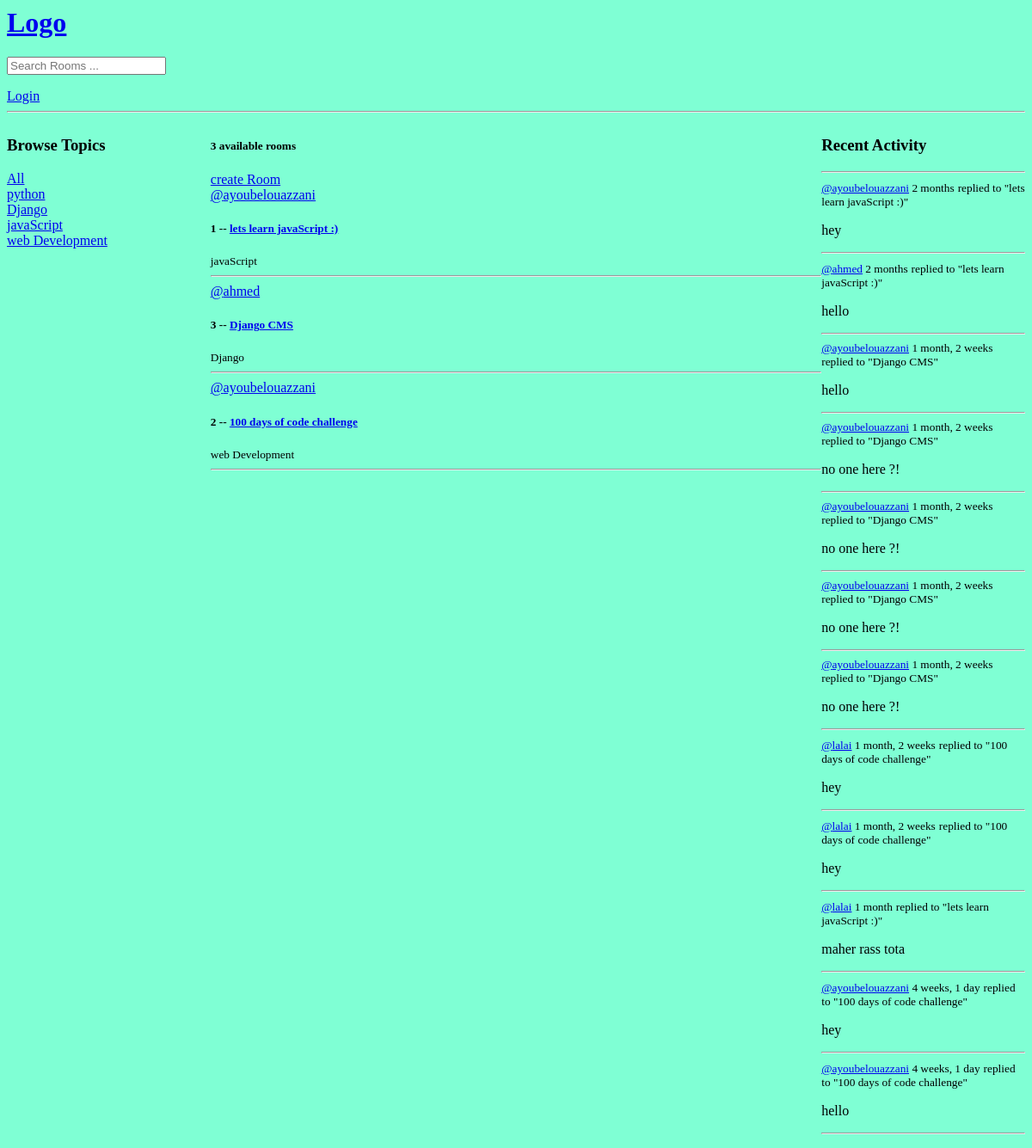
Before: / with the older database file.
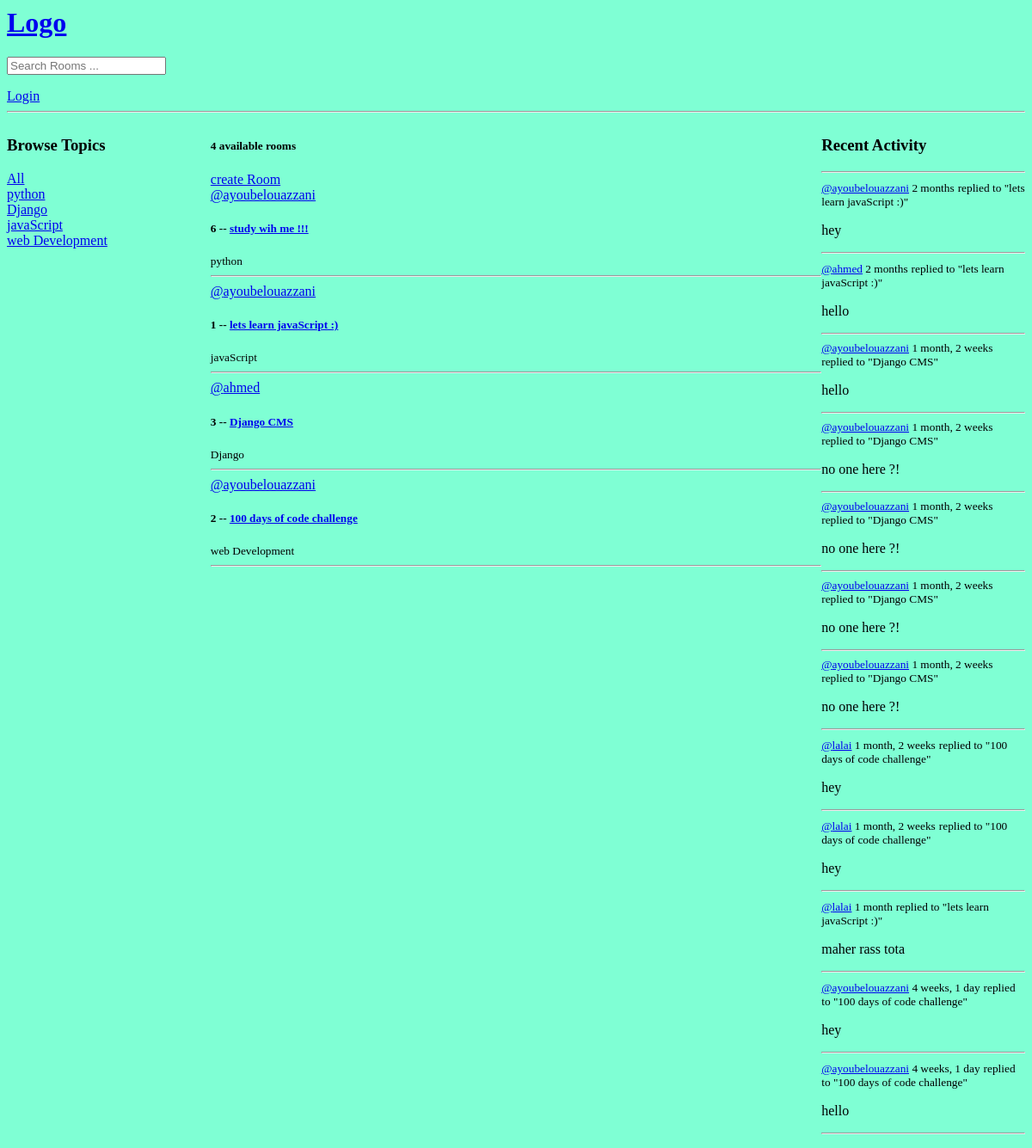
After: the same page with the newer database file.
### base/models.py (models this page shows, shortened)
class Topic (models.Model):
    name = models.CharField(max_length=200)

class Room(models.Model):
    host =models.ForeignKey(User,on_delete=models.SET_NULL,null=True)
    topic = models.ForeignKey(Topic,on_delete=models.SET_NULL,null=True)
    name= models.CharField(max_length=200)
    description = models.TextField(null=True,blank=True)
    participants = models.ManyToManyField(User, related_name='participants',blank=True)
    updated = models.DateTimeField(auto_now=True)
    created = models.DateTimeField(auto_now_add=True)
    class Meta:
        ordering = ['-updated','-created']
    def __str__(self):
        return self.name

class Message(models.Model):
    user = models.ForeignKey(User,on_delete=models.CASCADE)
    room = models.ForeignKey(Room, on_delete=models.CASCADE)
    body = models.TextField()
    updated=models.DateTimeField(auto_now=True)
    created=models.DateTimeField(auto_now_add=True)
    def __str__(self):
        return self.body[0:50]

### base/views.py (the view)
# urls.py: path('',views.home,name='home'),
def home(request):
    q=request.GET.get('q') if request.GET.get('q') != None else ''
    rooms = Room.objects.filter(
        Q(topic__name__icontains=q)|
        Q(name__icontains=q)|
        Q(description__icontains=q))
    room_count = rooms.count()
    Topics = Topic.objects.all()
    room_message = Message.objects.filter(Q(room__topic__name__icontains=q))
    content={'rooms':rooms,'Topics':Topics,'room_count':room_count,'room_message':room_message}
    return render(request,'base/home.html',content)

### base/templates/base/home.html (shortened to what this page needs)
{% extends 'main.html' %}
{% block content %}
<div class="home-container">
    {% include 'base/topics_component.html' %}
   <div>
    <h5>{{room_count}} available rooms</h5>
    <a href="{% url 'create-room'%}">create Room</a>
    {% include 'base/feed_component.html' %}
   </div>
   <div>
    {% include 'base/activity_component.html' %}
   </div>
</div>
{% endblock content %}

### base/templates/base/topics_component.html
<div>
    <h3>Browse Topics</h3>
    <div>
        <a href="{% url 'home' %}">All</a>
    </div>
    {% for topic in Topics %}
    <div>
        <a href="{% url 'home' %}?q={{topic.name}}">{{ topic.name }}</a>
    </div>
    {% endfor %}
</div>

### base/templates/base/feed_component.html (shortened to what this page needs)
<div>
    {% for room in rooms %}
    <div>
        <a href="{% url 'user_profile' room.host.id %}">@{{room.host.username}}</a>
        <h5>{{room.id}} -- <a href="{% url 'room' room.id %}">{{room.name}}</a></h5>
        <small>{{room.topic.name}}</small>
        <hr>
    </div>
    {% endfor %}
</div>

### base/templates/base/activity_component.html (shortened to what this page needs)
<h3>Recent Activity</h3>
<hr>
{% for message in room_message %}
    <div>
        <small><a href="{% url 'user_profile' message.user.id %}">@{{message.user}}</a> {{message.created|timesince}}</small>
        <small> replied to "{{message.room}}"</small>
        <P>{{message}}</P>
        <hr>
    </div>
{% endfor %}

Changed rows visible on the page:
added Room: host.username "ayoubelouazzani", id "6", name "study wih me !!!", topic.name "python"
Other visible differences:
{{ room_count }}: "3" → "4"
